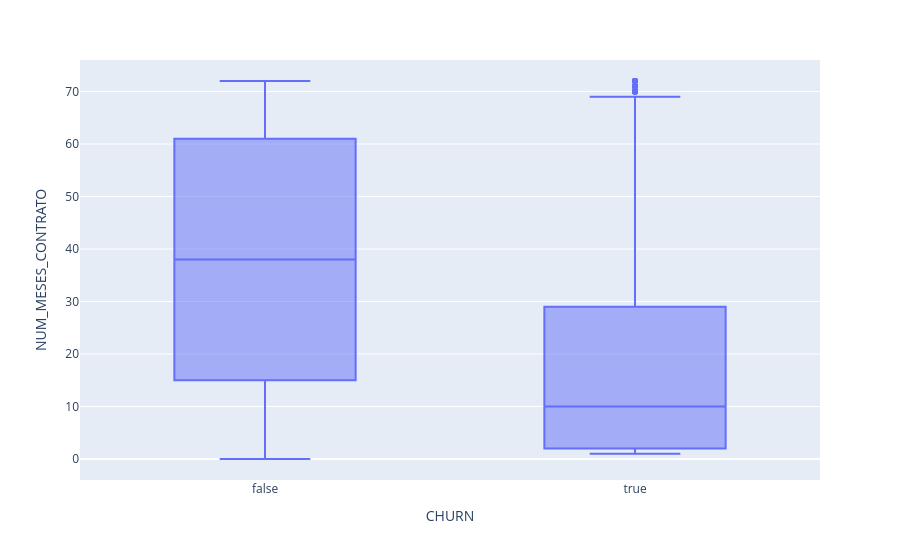
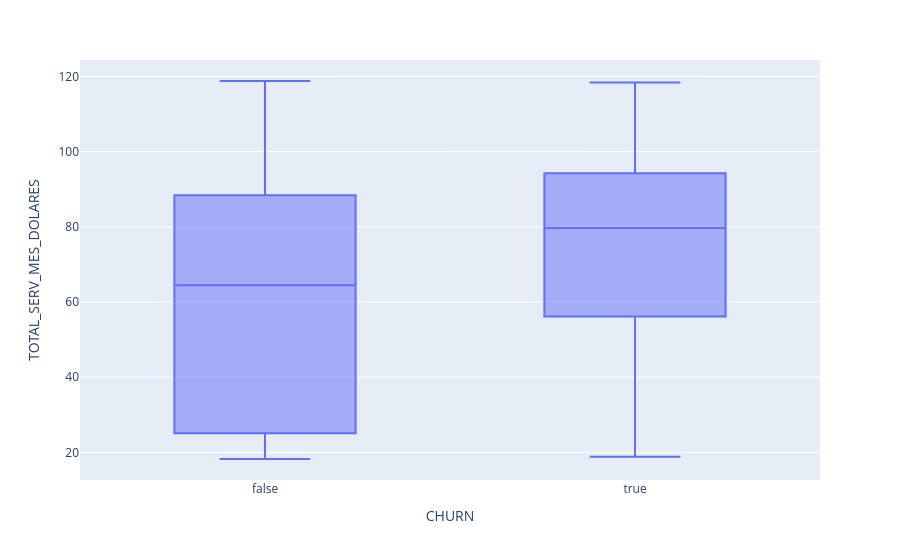
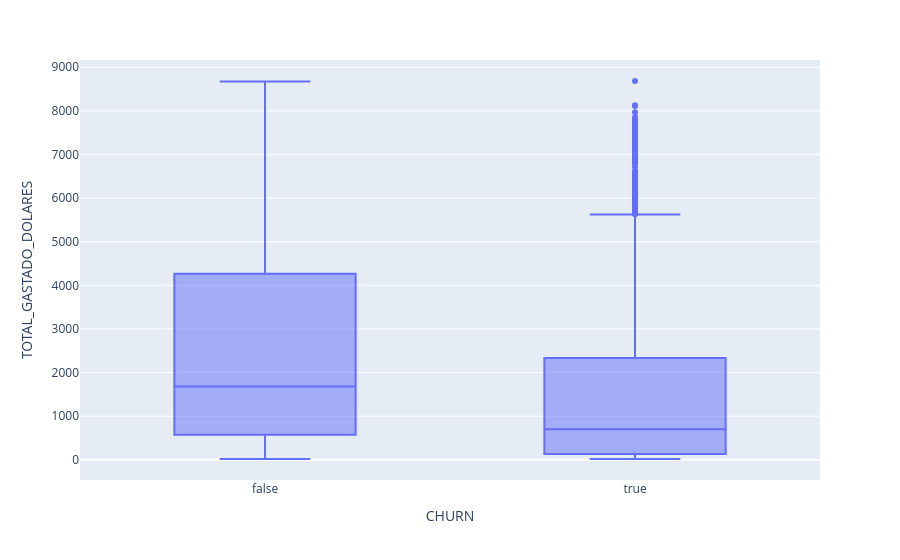
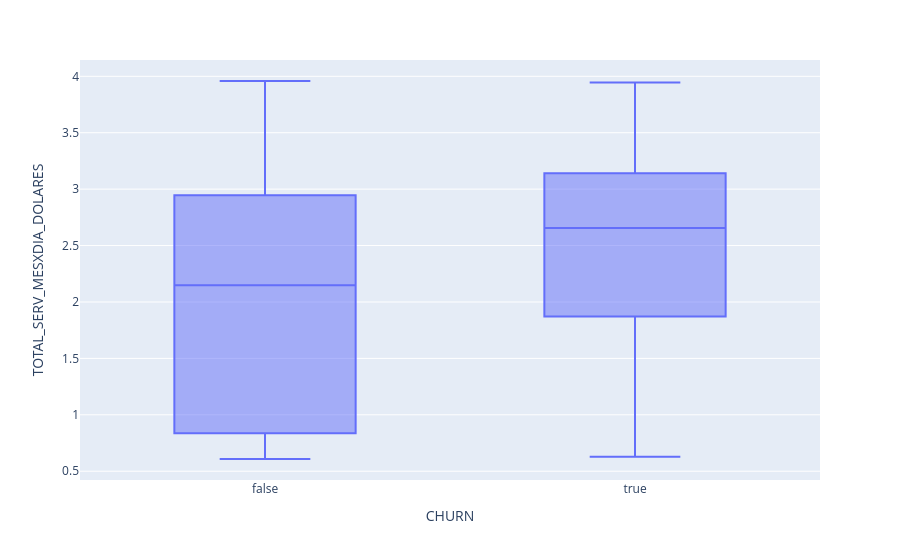

Notebook source saved alongside these figures, in order:
### Markdown cell above
## Conteo de evasión por variables numéricas

### Code cell
for col in df_transformed.columns:
    #if is_numeric_dtype(df_transformed[col]): # Considera que los bool son numéricos
    if is_numeric_dtype(df_transformed[col]) and df_transformed[col].dtype != 'bool':
        box_plot_fig = px.box(df_transformed, x='CHURN', y=col)
        box_plot_fig.show()

### Figure 1 — Plotly figure (JSON) as saved in the notebook; plotly's stock layout.template omitted (floating-point values rounded to 4 significant figures; data arrays with more than 128 entries replaced by an {"elided": "..."} marker saying what was removed)
{"data": [{"alignmentgroup": "True", "hovertemplate": "CHURN=%{x}<br>NUM_MESES_CONTRATO=%{y}<extra></extra>", "legendgroup": "", "marker": {"color": "#636efa"}, "name": "", "notched": false, "offsetgroup": "", "orientation": "v", "showlegend": false, "type": "box", "x": {"elided": "7043 bool values"}, "x0": " ", "xaxis": "x", "y": {"elided": "7043 int values"}, "y0": " ", "yaxis": "y"}], "layout": {"boxmode": "group", "legend": {"tracegroupgap": 0}, "margin": {"t": 60}, "xaxis": {"anchor": "y", "domain": [0, 1], "title": {"text": "CHURN"}}, "yaxis": {"anchor": "x", "domain": [0, 1], "title": {"text": "NUM_MESES_CONTRATO"}}}}

### Figure 2 — Plotly figure (JSON) as saved in the notebook; plotly's stock layout.template omitted (floating-point values rounded to 4 significant figures; data arrays with more than 128 entries replaced by an {"elided": "..."} marker saying what was removed)
{"data": [{"alignmentgroup": "True", "hovertemplate": "CHURN=%{x}<br>TOTAL_SERV_MES_DOLARES=%{y}<extra></extra>", "legendgroup": "", "marker": {"color": "#636efa"}, "name": "", "notched": false, "offsetgroup": "", "orientation": "v", "showlegend": false, "type": "box", "x": {"elided": "7043 bool values"}, "x0": " ", "xaxis": "x", "y": {"elided": "7043 float values"}, "y0": " ", "yaxis": "y"}], "layout": {"boxmode": "group", "legend": {"tracegroupgap": 0}, "margin": {"t": 60}, "xaxis": {"anchor": "y", "domain": [0, 1], "title": {"text": "CHURN"}}, "yaxis": {"anchor": "x", "domain": [0, 1], "title": {"text": "TOTAL_SERV_MES_DOLARES"}}}}

### Figure 3 — Plotly figure (JSON) as saved in the notebook; plotly's stock layout.template omitted (floating-point values rounded to 4 significant figures; data arrays with more than 128 entries replaced by an {"elided": "..."} marker saying what was removed)
{"data": [{"alignmentgroup": "True", "hovertemplate": "CHURN=%{x}<br>TOTAL_GASTADO_DOLARES=%{y}<extra></extra>", "legendgroup": "", "marker": {"color": "#636efa"}, "name": "", "notched": false, "offsetgroup": "", "orientation": "v", "showlegend": false, "type": "box", "x": {"elided": "7043 bool values"}, "x0": " ", "xaxis": "x", "y": {"elided": "7043 float values"}, "y0": " ", "yaxis": "y"}], "layout": {"boxmode": "group", "legend": {"tracegroupgap": 0}, "margin": {"t": 60}, "xaxis": {"anchor": "y", "domain": [0, 1], "title": {"text": "CHURN"}}, "yaxis": {"anchor": "x", "domain": [0, 1], "title": {"text": "TOTAL_GASTADO_DOLARES"}}}}

### Figure 4 — Plotly figure (JSON) as saved in the notebook; plotly's stock layout.template omitted (floating-point values rounded to 4 significant figures; data arrays with more than 128 entries replaced by an {"elided": "..."} marker saying what was removed)
{"data": [{"alignmentgroup": "True", "hovertemplate": "CHURN=%{x}<br>TOTAL_SERV_MESXDIA_DOLARES=%{y}<extra></extra>", "legendgroup": "", "marker": {"color": "#636efa"}, "name": "", "notched": false, "offsetgroup": "", "orientation": "v", "showlegend": false, "type": "box", "x": {"elided": "7043 bool values"}, "x0": " ", "xaxis": "x", "y": {"elided": "7043 float values"}, "y0": " ", "yaxis": "y"}], "layout": {"boxmode": "group", "legend": {"tracegroupgap": 0}, "margin": {"t": 60}, "xaxis": {"anchor": "y", "domain": [0, 1], "title": {"text": "CHURN"}}, "yaxis": {"anchor": "x", "domain": [0, 1], "title": {"text": "TOTAL_SERV_MESXDIA_DOLARES"}}}}
